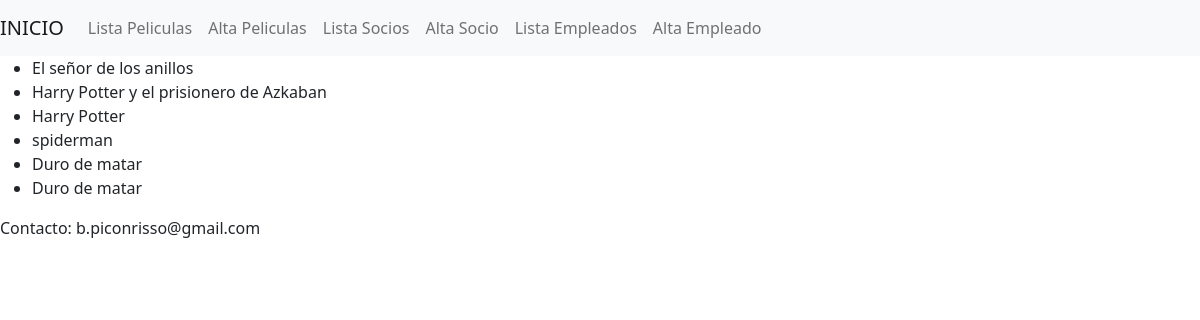
Before: /Videoclub/listadoPeliculas/ with the older database file.
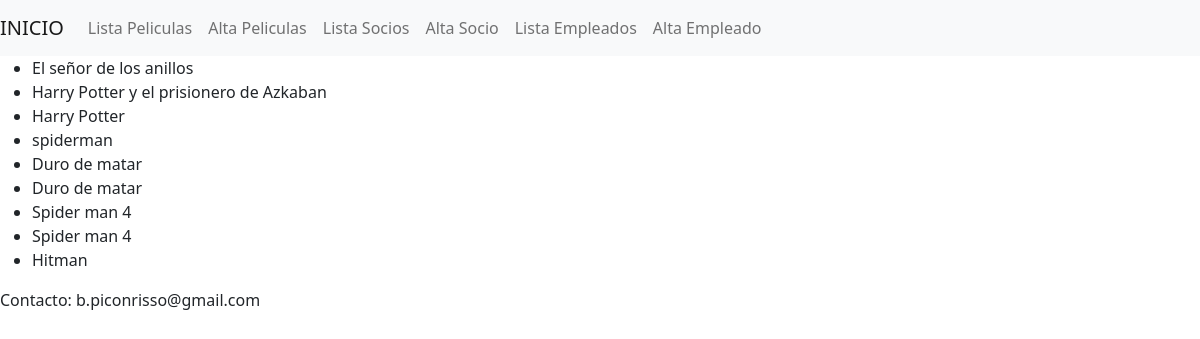
After: the same page with the newer database file.
### Videoclub/models.py (models this page shows, shortened)
class Pelicula(models.Model):
    nombre = models.CharField(max_length= 100)
    categoria = models.CharField(max_length= 100)
    descripcion = models.CharField(max_length=100)
    precio = models.CharField(max_length=100)

### Videoclub/views.py (the view)
# urls.py: path('listadoPeliculas/', views.listado_peliculas),
def listado_peliculas(request):
    peliculas = Pelicula.objects.all()
    return render(request, 'listadoPeliculas.html', {"peliculas": peliculas})

### Videoclub/templates/listadoPeliculas.html (shortened to what this page needs)
{% extends "base.html" %}
{% block content %}
<ul>
    {% for p in peliculas %}
    <li>
        {{p.nombre}}
    </li>
    {% endfor %}
</ul>
{% endblock %}

Changed rows visible on the page:
added Pelicula: nombre "Spider man 4"
added Pelicula: nombre "Spider man 4"
added Pelicula: nombre "Hitman"
